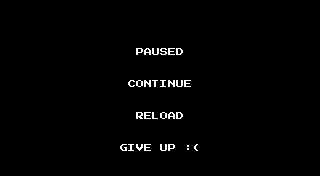

The image is a tile-based game level rendered from a .tmx file. Its description and complete source (layers, tilesets, objects, tile grids) follow:
An orthogonal 40x22 tile map with 8x8 px tiles, 2 tile layers (background, words), 2 tilesets and 3 objects.

<map version="1.8" tiledversion="1.8.0" orientation="orthogonal" renderorder="right-down" width="40" height="22" tilewidth="8" tileheight="8" infinite="0" backgroundcolor="#b2000000" nextlayerid="6" nextobjectid="4">
 <tileset firstgid="1" source="../purple.tsx" />
 <tileset firstgid="257" source="../8bitfont.tsx" />
 <layer id="1" name="background" width="40" height="22">
  <data encoding="csv">
0,0,0,0,0,0,0,0,0,0,0,0,0,0,0,0,0,0,0,0,0,0,0,0,0,0,0,0,0,0,0,0,0,0,0,0,0,0,0,0,
0,0,0,0,0,0,0,0,0,0,0,0,0,0,0,0,0,0,0,0,0,0,0,0,0,0,0,0,0,0,0,0,0,0,0,0,0,0,0,0,
0,0,0,0,0,0,0,0,0,0,0,0,0,0,0,0,0,0,0,0,0,0,0,0,0,0,0,0,0,0,0,0,0,0,0,0,0,0,0,0,
0,0,0,0,0,0,0,0,0,0,0,0,0,0,0,0,0,0,0,0,0,0,0,0,0,0,0,0,0,0,0,0,0,0,0,0,0,0,0,0,
0,0,0,0,0,0,0,0,0,0,0,0,0,0,0,0,0,0,0,0,0,0,0,0,0,0,0,0,0,0,0,0,0,0,0,0,0,0,0,0,
0,0,0,0,0,0,0,0,0,0,0,0,0,0,0,0,0,0,0,0,0,0,0,0,0,0,0,0,0,0,0,0,0,0,0,0,0,0,0,0,
0,0,0,0,0,0,0,0,0,0,0,0,0,0,0,0,0,0,0,0,0,0,0,0,0,0,0,0,0,0,0,0,0,0,0,0,0,0,0,0,
0,0,0,0,0,0,0,0,0,0,0,0,0,0,0,0,0,0,0,0,0,0,0,0,0,0,0,0,0,0,0,0,0,0,0,0,0,0,0,0,
0,0,0,0,0,0,0,0,0,0,0,0,0,0,0,0,0,0,0,0,0,0,0,0,0,0,0,0,0,0,0,0,0,0,0,0,0,0,0,0,
0,0,0,0,0,0,0,0,0,0,0,0,0,0,0,0,0,0,0,0,0,0,0,0,0,0,0,0,0,0,0,0,0,0,0,0,0,0,0,0,
0,0,0,0,0,0,0,0,0,0,0,0,0,0,0,0,0,0,0,0,0,0,0,0,0,0,0,0,0,0,0,0,0,0,0,0,0,0,0,0,
0,0,0,0,0,0,0,0,0,0,0,0,0,0,0,0,0,0,0,0,0,0,0,0,0,0,0,0,0,0,0,0,0,0,0,0,0,0,0,0,
0,0,0,0,0,0,0,0,0,0,0,0,0,0,0,0,0,0,0,0,0,0,0,0,0,0,0,0,0,0,0,0,0,0,0,0,0,0,0,0,
0,0,0,0,0,0,0,0,0,0,0,0,0,0,0,0,0,0,0,0,0,0,0,0,0,0,0,0,0,0,0,0,0,0,0,0,0,0,0,0,
0,0,0,0,0,0,0,0,0,0,0,0,0,0,0,0,0,0,0,0,0,0,0,0,0,0,0,0,0,0,0,0,0,0,0,0,0,0,0,0,
0,0,0,0,0,0,0,0,0,0,0,0,0,0,0,0,0,0,0,0,0,0,0,0,0,0,0,0,0,0,0,0,0,0,0,0,0,0,0,0,
0,0,0,0,0,0,0,0,0,0,0,0,0,0,0,0,0,0,0,0,0,0,0,0,0,0,0,0,0,0,0,0,0,0,0,0,0,0,0,0,
0,0,0,0,0,0,0,0,0,0,0,0,0,0,0,0,0,0,0,0,0,0,0,0,0,0,0,0,0,0,0,0,0,0,0,0,0,0,0,0,
0,0,0,0,0,0,0,0,0,0,0,0,0,0,0,0,0,0,0,0,0,0,0,0,0,0,0,0,0,0,0,0,0,0,0,0,0,0,0,0,
0,0,0,0,0,0,0,0,0,0,0,0,0,0,0,0,0,0,0,0,0,0,0,0,0,0,0,0,0,0,0,0,0,0,0,0,0,0,0,0,
0,0,0,0,0,0,0,0,0,0,0,0,0,0,0,0,0,0,0,0,0,0,0,0,0,0,0,0,0,0,0,0,0,0,0,0,0,0,0,0,
0,0,0,0,0,0,0,0,0,0,0,0,0,0,0,0,0,0,0,0,0,0,0,0,0,0,0,0,0,0,0,0,0,0,0,0,0,0,0,0
</data>
 </layer>
 <layer id="5" name="words" width="40" height="22">
  <data encoding="csv">
0,0,0,0,0,0,0,0,0,0,0,0,0,0,0,0,0,0,0,0,0,0,0,0,0,0,0,0,0,0,0,0,0,0,0,0,0,0,0,0,
0,0,0,0,0,0,0,0,0,0,0,0,0,0,0,0,0,0,0,0,0,0,0,0,0,0,0,0,0,0,0,0,0,0,0,0,0,0,0,0,
0,0,0,0,0,0,0,0,0,0,0,0,0,0,0,0,0,0,0,0,0,0,0,0,0,0,0,0,0,0,0,0,0,0,0,0,0,0,0,0,
0,0,0,0,0,0,0,0,0,0,0,0,0,0,0,0,0,0,0,0,0,0,0,0,0,0,0,0,0,0,0,0,0,0,0,0,0,0,0,0,
0,0,0,0,0,0,0,0,0,0,0,0,0,0,0,0,0,0,0,0,0,0,0,0,0,0,0,0,0,0,0,0,0,0,0,0,0,0,0,0,
0,0,0,0,0,0,0,0,0,0,0,0,0,0,0,0,0,0,0,0,0,0,0,0,0,0,0,0,0,0,0,0,0,0,0,0,0,0,0,0,
0,0,0,0,0,0,0,0,0,0,0,0,0,0,0,0,0,337,322,342,340,326,325,0,0,0,0,0,0,0,0,0,0,0,0,0,0,0,0,0,
0,0,0,0,0,0,0,0,0,0,0,0,0,0,0,0,0,0,0,0,0,0,0,0,0,0,0,0,0,0,0,0,0,0,0,0,0,0,0,0,
0,0,0,0,0,0,0,0,0,0,0,0,0,0,0,0,0,0,0,0,0,0,0,0,0,0,0,0,0,0,0,0,0,0,0,0,0,0,0,0,
0,0,0,0,0,0,0,0,0,0,0,0,0,0,0,0,0,0,0,0,0,0,0,0,0,0,0,0,0,0,0,0,0,0,0,0,0,0,0,0,
0,0,0,0,0,0,0,0,0,0,0,0,0,0,0,0,324,336,335,341,330,335,342,326,0,0,0,0,0,0,0,0,0,0,0,0,0,0,0,0,
0,0,0,0,0,0,0,0,0,0,0,0,0,0,0,0,0,0,0,0,0,0,0,0,0,0,0,0,0,0,0,0,0,0,0,0,0,0,0,0,
0,0,0,0,0,0,0,0,0,0,0,0,0,0,0,0,0,0,0,0,0,0,0,0,0,0,0,0,0,0,0,0,0,0,0,0,0,0,0,0,
0,0,0,0,0,0,0,0,0,0,0,0,0,0,0,0,0,0,0,0,0,0,0,0,0,0,0,0,0,0,0,0,0,0,0,0,0,0,0,0,
0,0,0,0,0,0,0,0,0,0,0,0,0,0,0,0,0,339,326,333,336,322,325,0,0,0,0,0,0,0,0,0,0,0,0,0,0,0,0,0,
0,0,0,0,0,0,0,0,0,0,0,0,0,0,0,0,0,0,0,0,0,0,0,0,0,0,0,0,0,0,0,0,0,0,0,0,0,0,0,0,
0,0,0,0,0,0,0,0,0,0,0,0,0,0,0,0,0,0,0,0,0,0,0,0,0,0,0,0,0,0,0,0,0,0,0,0,0,0,0,0,
0,0,0,0,0,0,0,0,0,0,0,0,0,0,0,0,0,0,0,0,0,0,0,0,0,0,0,0,0,0,0,0,0,0,0,0,0,0,0,0,
0,0,0,0,0,0,0,0,0,0,0,0,0,0,0,328,330,343,326,0,342,337,0,315,297,0,0,0,0,0,0,0,0,0,0,0,0,0,0,0,
0,0,0,0,0,0,0,0,0,0,0,0,0,0,0,0,0,0,0,0,0,0,0,0,0,0,0,0,0,0,0,0,0,0,0,0,0,0,0,0,
0,0,0,0,0,0,0,0,0,0,0,0,0,0,0,0,0,0,0,0,0,0,0,0,0,0,0,0,0,0,0,0,0,0,0,0,0,0,0,0,
0,0,0,0,0,0,0,0,0,0,0,0,0,0,0,0,0,0,0,0,0,0,0,0,0,0,0,0,0,0,0,0,0,0,0,0,0,0,0,0
</data>
 </layer>
 <objectgroup id="2" name="objects">
  <object id="1" x="112" y="104" width="96" height="24">
   <properties>
    <property name="action" value="reload" />
    <property name="label" value="  RELOAD" />
    <property name="uibutton" type="bool" value="true" />
   </properties>
  </object>
  <object id="2" x="112" y="136" width="96" height="24">
   <properties>
    <property name="action" value="pop2" />
    <property name="label" value="GIVE UP :(" />
    <property name="uibutton" type="bool" value="true" />
   </properties>
  </object>
  <object id="3" x="112" y="72" width="96" height="24">
   <properties>
    <property name="action" value="pop" />
    <property name="label" value=" CONTINUE" />
    <property name="uibutton" type="bool" value="true" />
   </properties>
  </object>
 </objectgroup>
</map>
